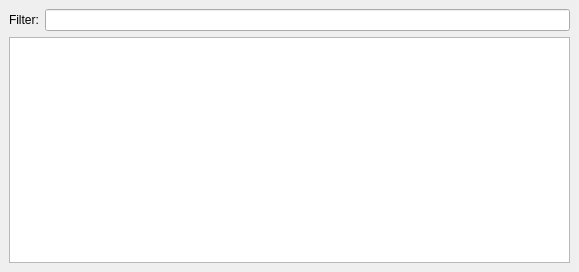
<?xml version="1.0" encoding="UTF-8"?>
<ui version="4.0">
 <class>InformationWidget</class>
 <widget class="QDockWidget" name="InformationWidget">
  <property name="geometry">
   <rect>
    <x>0</x>
    <y>0</y>
    <width>579</width>
    <height>272</height>
   </rect>
  </property>
  <property name="floating">
   <bool>true</bool>
  </property>
  <property name="windowTitle">
   <string>Informations</string>
  </property>
  <widget class="QWidget" name="dockWidgetContents">
   <layout class="QGridLayout" name="gridLayout">
    <item row="0" column="0">
     <widget class="QLabel" name="filterLabel">
      <property name="text">
       <string>Filter:</string>
      </property>
     </widget>
    </item>
    <item row="0" column="1">
     <widget class="QLineEdit" name="filterEdit"/>
    </item>
    <item row="1" column="0" colspan="2">
     <widget class="QTableView" name="messageTable">
      <property name="showDropIndicator" stdset="0">
       <bool>false</bool>
      </property>
      <property name="dragDropOverwriteMode">
       <bool>false</bool>
      </property>
      <property name="selectionMode">
       <enum>QAbstractItemView::SingleSelection</enum>
      </property>
      <property name="selectionBehavior">
       <enum>QAbstractItemView::SelectRows</enum>
      </property>
      <property name="verticalScrollMode">
       <enum>QAbstractItemView::ScrollPerPixel</enum>
      </property>
      <property name="horizontalScrollMode">
       <enum>QAbstractItemView::ScrollPerPixel</enum>
      </property>
      <property name="showGrid">
       <bool>false</bool>
      </property>
      <property name="gridStyle">
       <enum>Qt::NoPen</enum>
      </property>
      <attribute name="horizontalHeaderVisible">
       <bool>true</bool>
      </attribute>
      <attribute name="horizontalHeaderStretchLastSection">
       <bool>true</bool>
      </attribute>
      <attribute name="verticalHeaderVisible">
       <bool>false</bool>
      </attribute>
      <attribute name="verticalHeaderDefaultSectionSize">
       <number>24</number>
      </attribute>
      <attribute name="verticalHeaderMinimumSectionSize">
       <number>15</number>
      </attribute>
     </widget>
    </item>
   </layout>
  </widget>
 </widget>
 <resources/>
 <connections/>
</ui>
